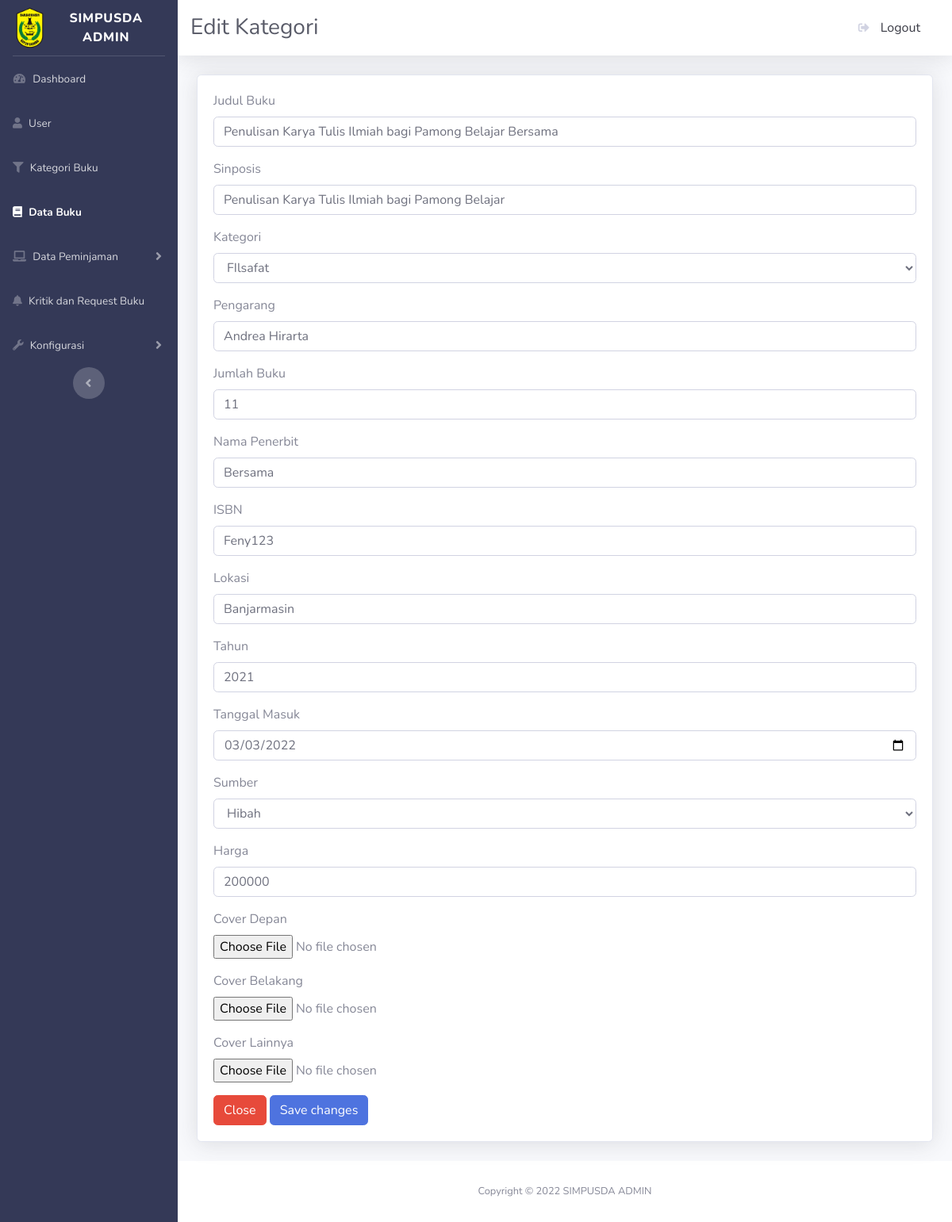
Page /admin/editbuku.php?id=1 on the earlier database version.
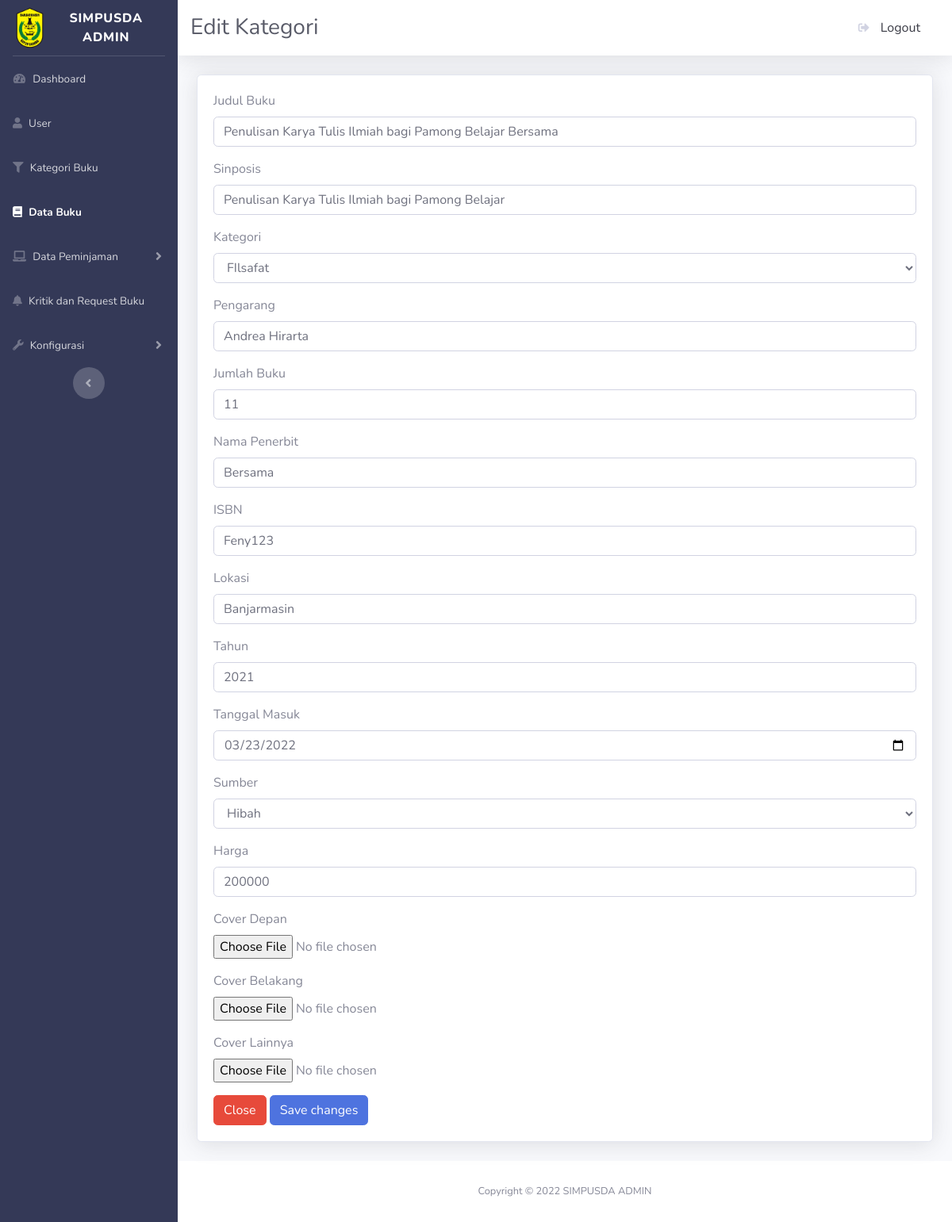
Same page on the later database version.
### tables this page shows
CREATE TABLE `m_buku` (
  `id` int(10) UNSIGNED NOT NULL,
  `foto` varchar(255) NOT NULL,
  `cover_belakang` varchar(255) NOT NULL,
  `cover_lainnya` varchar(255) NOT NULL,
  `judul_buku` varchar(255) NOT NULL,
  `sinopsis` text NOT NULL,
  `m_kategori_id` int(10) UNSIGNED NOT NULL,
  `pengarang` varchar(255) DEFAULT NULL,
  `jumlah_buku` int(10) UNSIGNED DEFAULT NULL,
  `nama_penerbit` varchar(255) NOT NULL,
  `isbn` varchar(55) DEFAULT NULL,
  `lokasi` varchar(255) DEFAULT NULL,
  `tahun` int(11) DEFAULT NULL,
  `tanggal_masuk` date DEFAULT NULL,
  `sumber` varchar(255) DEFAULT NULL,
  `harga` int(11) DEFAULT NULL,
  `l_rating_id` int(10) UNSIGNED DEFAULT NULL
);

### admin/editbuku.php (the view, shortened to what the changed rows need)
<?php
include_once("config.php");
$stmt_buku = $pdo_conn->prepare("SELECT * FROM m_buku WHERE id=" ."'" . $_GET['id'] . "'");
$stmt_buku->execute();
$result_buku = $stmt_buku->fetchAll();
?>
<!DOCTYPE html>
<html lang="en">
<head>
    <link href="vendor/fontawesome-free/css/all.min.css" rel="stylesheet" type="text/css">
    <link href="css/sb-admin-2.min.css" rel="stylesheet">
    <link href="vendor/datatables/dataTables.bootstrap4.min.css" rel="stylesheet">
</head>
<body id="page-top">
    <div id="wrapper">
        <div id="content-wrapper" class="d-flex flex-column">
            <div id="content">
                <div class="container-fluid">
                    <div class="card shadow mb-4">
                        <div class="card-body">
                        <form action="" method="POST" name="form1" enctype="multipart/form-data">
                                <div class='form-group'>
                                <label for='exampleFormControlInput1'>Judul Buku</label>
                                <input type='text' class='form-control' id='exampleFormControlInput1' name="judul_buku" autocomplete="off" value="<?php echo $result_buku[0]['judul_buku'];?>">
                                </div>
                                <div class='form-group'>
                                <label for='exampleFormControlInput1'>Sinposis</label>
                                <input type='text' class='form-control' id='exampleFormControlInput1' name="sinopsis" autocomplete="off" value="<?php echo $result_buku[0]['sinopsis'];?>">
                                </div>
                                <div class='form-group'>
                                <label for='exampleFormControlInput1'>Pengarang</label>
                                <input type='text' class='form-control' id='exampleFormControlInput1' name="pengarang" autocomplete="off" value="<?php echo $result_buku[0]['pengarang'];?>">
                                </div>
                                <div class='form-group'>
                                <label for='exampleFormControlInput1'>Jumlah Buku</label>
                                <input type='text' class='form-control' id='exampleFormControlInput1' name="jumlah_buku" autocomplete="off" value="<?php echo $result_buku[0]['jumlah_buku'];?>">
                                </div>
                                <div class='form-group'>
                                <label for='exampleFormControlInput1'>Nama Penerbit</label>
                                <input type='text' class='form-control' id='exampleFormControlInput1' name="nama_penerbit" autocomplete="off" value="<?php echo $result_buku[0]['nama_penerbit'];?>">
                                </div>
                                <div class='form-group'>
                                <label for='exampleFormControlInput1'>ISBN</label>
                                <input type='text' class='form-control' id='exampleFormControlInput1' name="isbn" autocomplete="off" value="<?php echo $result_buku[0]['isbn'];;?>">
                                </div>
                                <div class='form-group'>
                                <label for='exampleFormControlInput1'>Lokasi</label>
                                <input type='text' class='form-control' id='exampleFormControlInput1' name="lokasi" autocomplete="off" value="<?php echo $result_buku[0]['lokasi'];?>">
                                </div>
                                <div class='form-group'>
                                <label for='exampleFormControlInput1'>Tahun</label>
                                <input type='text' class='form-control' id='exampleFormControlInput1' name="tahun" autocomplete="off" value="<?php echo $result_buku[0]['tahun'];;?>">
                                </div>
                                <div class='form-group'>
                                <label for='exampleFormControlInput1'>Tanggal Masuk</label>
                                <input type='date' class='form-control' id='exampleFormControlInput1' name="tanggal_masuk" autocomplete="off" value="<?php echo $result_buku[0]['tanggal_masuk'];?>">
                                </div>
                                <div class='form-group'>
                                <label for='exampleFormControlInput1'>Sumber</label>
                                <select class="form-control" id="exampleFormControlSelect1" name="sumber" value="<?php echo $result_buku[0]['sumber'];?>">
                                    <option value="Hibah">Hibah</option>
                                    </select>
                                </div>
                                <div class='form-group'>
                                <label for='exampleFormControlInput1'>Harga</label>
                                    <input type='text' class='form-control' id='exampleFormControlInput1' name="harga" autocomplete="off" value="<?php echo $result_buku[0]['harga'];?>">
                                </div>
                            </form>
                        </div>
                    </div>
                </div>
            </div>
        </div>
    </div>
</body>
</html>

Differences in the rows shown:
changed m_buku "Penulisan Karya Tulis Ilmiah bagi Pamong Belajar Bersama": tanggal_masuk "03/03/2022" → "03/23/2022"
